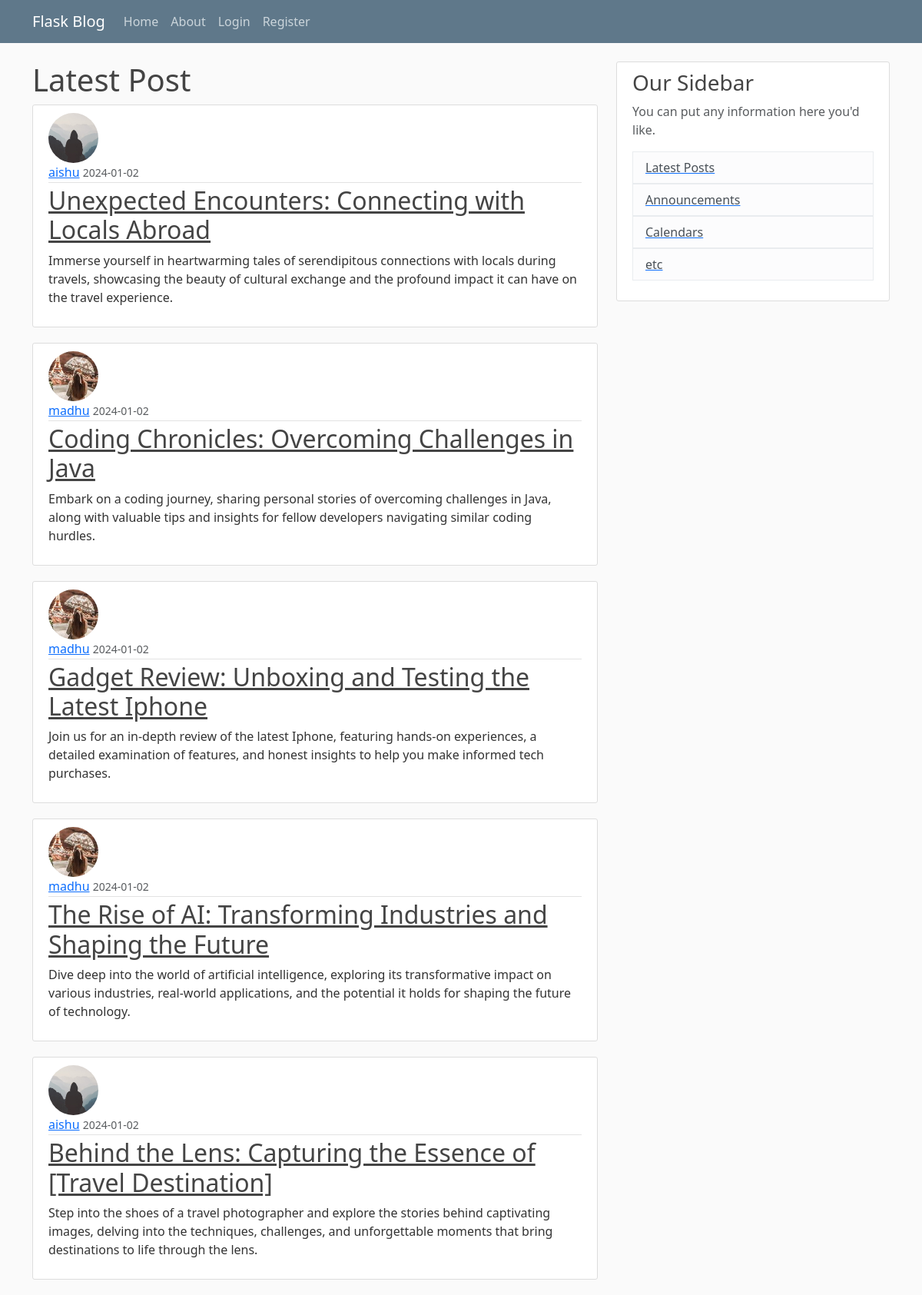
The app's page /latest with its own data.
### flaskblog/models.py (models this page shows, shortened)
class Post(db.Model):
   id=db.Column(db.Integer,primary_key=True)
   title=db.Column(db.String(100),nullable=False)
   date=db.Column(db.DateTime,nullable=False,default=datetime.utcnow)
   content=db.Column(db.Text,nullable=False)
   user_id=db.Column(db.Integer,db.ForeignKey('user.id'),nullable=False)

class User(db.Model,UserMixin):
   id=db.Column(db.Integer,primary_key=True)
   username=db.Column(db.String(20),unique=True,nullable=False)
   email=db.Column(db.String(120),unique=True,nullable=False)
   image_file=db.Column(db.String(20),nullable=False,default='default.jpg')
   password=db.Column(db.String(60),nullable=False)
   posts=db.relationship('Post',backref='author',lazy=True)

### flaskblog/routes.py (the view)
@app.route('/latest')
def latest():
    page=request.args.get('page',1,type=int)
    posts=Post.query.order_by(Post.date.desc()).paginate(page=page,per_page=5)
    return render_template("latest.html",posts=posts)

### flaskblog/templates/latest.html
{% extends "layout.html" %}
{% block content %}
<h1>Latest Post</h1>
    {% for post in posts.items %}
    <article class="media content-section">
        <div class="media-body">
          <img class="rounded-circle article-img" src="{{ url_for('static',filename='profile_pics/'+ post.author.image_file) }}">
          <div class="article-metadata">
            <a class="mr-2" href="{{ url_for('user_posts', username=post.author.username) }}">{{ post.author.username }}</a>
            <small class="text-muted">{{ post.date.strftime('%Y-%m-%d') }}</small>
          </div>
          <h2><a class="article-title" href="{{ url_for('post',post_id=post.id) }}">{{ post.title }}</a></h2>
          <p class="article-content">{{ post.content }}</p>
        </div>
    </article>
    {% endfor %}
{% endblock %}

### flaskblog/templates/layout.html (shortened to what this page needs)
<!DOCTYPE html>
<html lang="en">
<head>
    <link href="https://cdn.jsdelivr.net/npm/bootstrap@5.3.2/dist/css/bootstrap.min.css" rel="stylesheet">
    <link rel="stylesheet" type="text/css" href="{{url_for('static',filename='main.css')}}">
</head>
<body>
    <header class="site-header">
        <nav class="navbar navbar-expand-md navbar-dark bg-steel fixed-top">
          <div class="container">
            <a class="navbar-brand mr-4" href="/">Flask Blog</a>
            <div class="collapse navbar-collapse" id="navbarToggle">
              <div class="navbar-nav mr-auto">
                <a class="nav-item nav-link" href="{{url_for('home')}}">Home</a>
                <a class="nav-item nav-link" href="{{url_for('about')}}">About</a>
              </div>
              <div class="navbar-nav">
                {% if current_user.is_authenticated %}
                  <a class="nav-item nav-link" href="{{url_for('new_post')}}">New Post</a>
                  <a class="nav-item nav-link" href="{{url_for('account')}}">Account</a>
                  <a class="nav-item nav-link" href="{{url_for('logout')}}">Logout</a>
                {% else %}
                  <a class="nav-item nav-link" href="{{url_for('login')}}">Login</a>
                  <a class="nav-item nav-link" href="{{url_for('register')}}">Register</a>
                {% endif %}
              </div>
            </div>
          </div>
        </nav>
      </header>
      <main role="main" class="container">
        <div class="row">
          <div class="col-md-8">
            {% block content %}{% endblock %}
          </div>
          <div class="col-md-4">
            <div class="content-section">
              <h3>Our Sidebar</h3>
              <p class='text-muted'>You can put any information here you'd like.
                <ul class="list-group">
                  <a href="{{ url_for('latest') }}"><li class="list-group-item list-group-item-light">Latest Posts</li></a>
                  <a href="{{ url_for('announce') }}"><li class="list-group-item list-group-item-light">Announcements</li></a>
                  <a href="#"><li class="list-group-item list-group-item-light">Calendars</li></a>
                  <a href="#"><li class="list-group-item list-group-item-light">etc</li></a>
                </ul>
              </p>
            </div>
          </div>
        </div>
      </main>
</body>
</html>

### flaskblog/static/main.css (style rules this page uses)
body { background: #fafafa; color: #333333; margin-top: 5rem; }
h1, h2, h3, h4, h5, h6 { color: #444444; }
.bg-steel { background-color: #5f788a; }
.site-header .navbar-nav .nav-link { color: #cbd5db; }
.content-section { background: #ffffff; padding: 10px 20px; border: 1px solid #dddddd; border-radius: 3px; margin-bottom: 20px; }
.article-title { color: #444444; }
.article-content { white-space: pre-line; }
.article-img { height: 65px; width: 65px; margin-right: 16px; }
.article-metadata { padding-bottom: 1px; margin-bottom: 4px; border-bottom: 1px solid #e3e3e3 }

### records on screen
Post: image_file (placeholder picture), author.username "aishu", date "2024-01-02", title "Unexpected Encounters: Connecting with Locals Abroad", content "Immerse yourself in heartwarming tales of serendipitous connections with locals during travels, showcasing the beauty of cultural exchange and the profound impact it can have on the travel experience."
Post: image_file (picture), author.username "madhu", date "2024-01-02", title "Coding Chronicles: Overcoming Challenges in Java", content "Embark on a coding journey, sharing personal stories of overcoming challenges in Java, along with valuable tips and insights for fellow developers navigating similar coding hurdles."
Post: image_file (picture), author.username "madhu", date "2024-01-02", title "Gadget Review: Unboxing and Testing the Latest Iphone", content "Join us for an in-depth review of the latest Iphone, featuring hands-on experiences, a detailed examination of features, and honest insights to help you make informed tech purchases."
Post: image_file (picture), author.username "madhu", date "2024-01-02", title "The Rise of AI: Transforming Industries and Shaping the Future", content "Dive deep into the world of artificial intelligence, exploring its transformative impact on various industries, real-world applications, and the potential it holds for shaping the future of technology."
Post: image_file (placeholder picture), author.username "aishu", date "2024-01-02", title "Behind the Lens: Capturing the Essence of [Travel Destination]", content "Step into the shoes of a travel photographer and explore the stories behind captivating images, delving into the techniques, challenges, and unforgettable moments that bring destinations to life through the lens."
